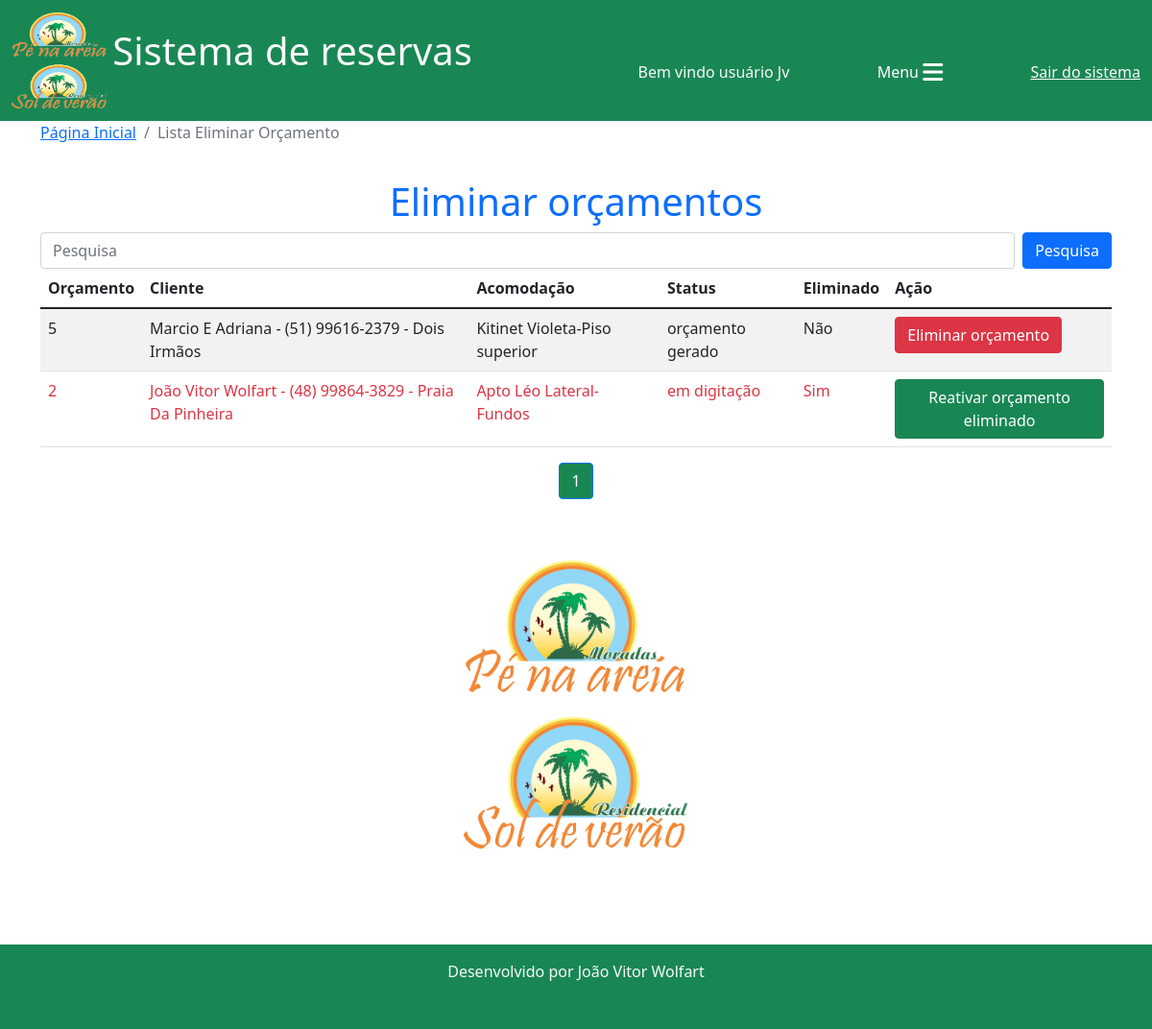
The app's page /reservas/lista_eliminar_orcamento/ (signed in), older data.
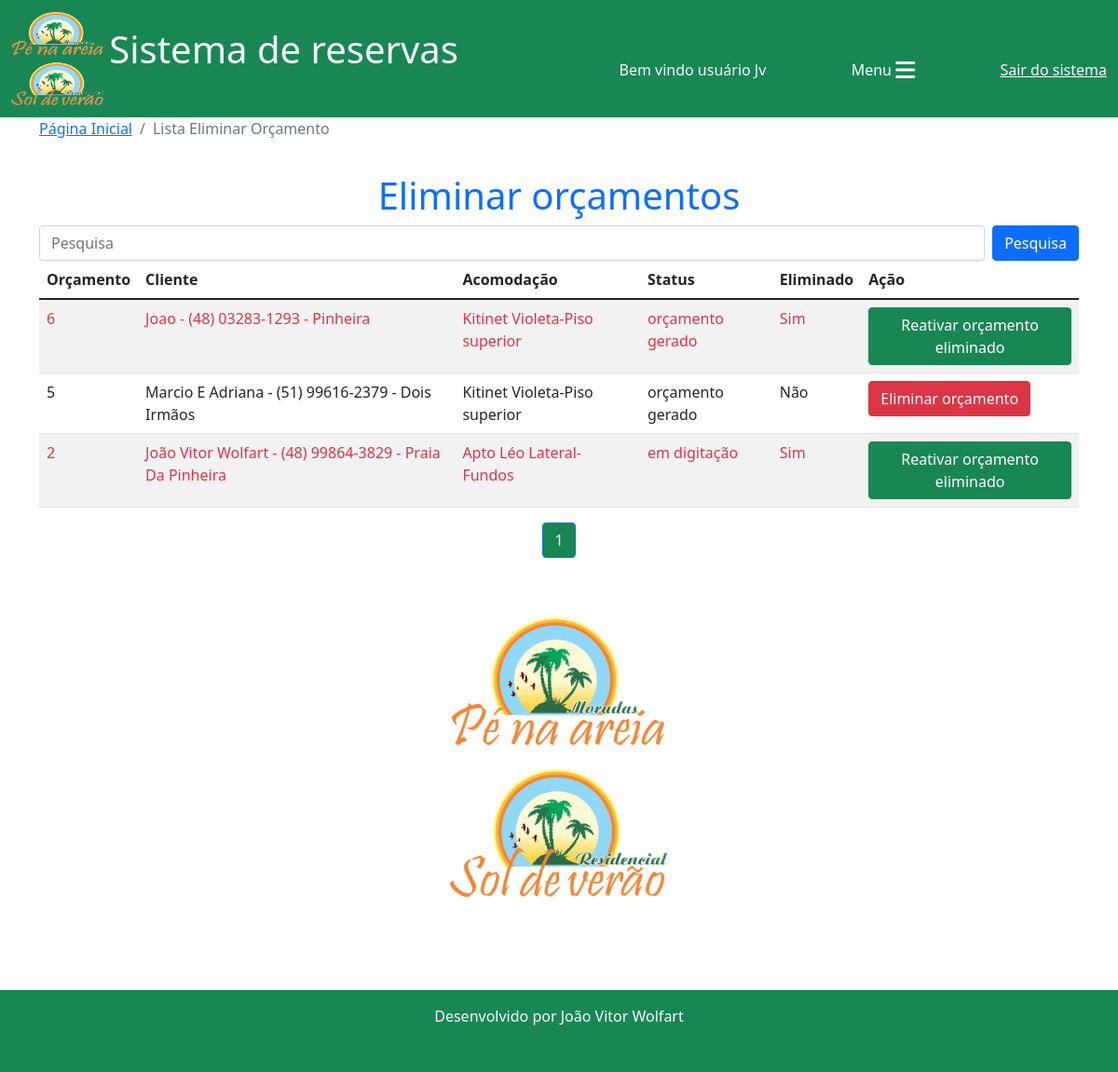
The same page, newer data.
### reservas/models.py (models this page shows, shortened)
class Orcamento(models.Model):
    cliente = models.ForeignKey(Cliente, on_delete=models.CASCADE)
    acomodacao = models.ForeignKey(Acomodacao, on_delete=models.CASCADE)
    data_entrada = models.DateField()
    dia_entrada = models.CharField(max_length=20)
    checkin = models.CharField(max_length=100)
    data_saida = models.DateField()
    dia_saida = models.CharField(max_length=20)
    checkout = models.CharField(max_length=100)
    data_orcamento = models.DateField(default=timezone.now)
    n_ocupantes = models.IntegerField(default=0)
    obs_n_ocupantes = models.CharField(max_length=150, blank=True, null=True)
    n_dias = models.IntegerField()
    valor_diaria = models.DecimalField(default=0, max_digits=7, decimal_places=2)
    taxa_limpeza = models.DecimalField(default=0, max_digits=6, decimal_places=2)
    descontos = models.DecimalField(default=0, max_digits=7, decimal_places=2)
    acrescimos = models.DecimalField(default=0, max_digits=7, decimal_places=2)
    valor_pacote = models.DecimalField(default=0, max_digits=7, decimal_places=2)
    dias_pacote = models.IntegerField(default=0)
    diaria_cheia = models.BooleanField(default=False)
    periodo = models.CharField(max_length=100)
    modificado = models.BooleanField(default=False)
    obs_modificacao = models.CharField(max_length=200, blank=True, null=True)
    eliminado = models.BooleanField(default=False)
    status = models.CharField(max_length=20, choices=(("em digitação", "em digitação"), ("digitação concluída", "digitação concluída"), ("orçamento gerado", "orçamento gerado"), ("contrato gerado", "contrato gerado"),))
    total_valor_reserva = models.DecimalField(default=0, max_digits=7, decimal_places=2)
    confirmado = models.BooleanField(default=False)
    valor_pago = models.DecimalField(default=0, max_digits=7, decimal_places=2)

class Cliente(models.Model):
    nome = models.CharField(max_length=30)
    telefone = models.CharField(max_length=20, blank=True, null=True)
    obs = models.CharField(max_length=100)
    dados_adicionais = models.BooleanField(default=False)
    def __str__(self):
        return f"{self.nome} - {self.telefone} - {self.obs}"

class Acomodacao(models.Model):
    nome = models.CharField(max_length=50)
    empreendimento = models.ForeignKey(Empreendimento, on_delete=models.DO_NOTHING)
    tipo = models.CharField(max_length=15)
    quartos = models.IntegerField(blank=True, null=True)
    valor_base = models.DecimalField(max_digits=10, decimal_places=2, blank=True, null=True)
    descricao = models.TextField()
    limite_ideal = models.IntegerField(blank=True, null=True)
    limite_adicional = models.IntegerField(blank=True, null=True)
    aceita_pet = models.BooleanField(default=False)
    def __str__(self):
        return f"{self.nome}"

### reservas/views.py (the view)
# urls.py: path('lista_eliminar_orcamento/', views.lista_eliminar_orcamento, name="lista_eliminar_orcamento"),
@login_required(login_url="login")
def lista_eliminar_orcamento(request):
    termo_cliente = request.GET.get("termo_cliente")
    if termo_cliente:
        termo_cliente = termo_cliente.strip()
        orcamentos = Orcamento.objects.all().filter(
            Q(cliente__nome__icontains=termo_cliente) | Q(cliente__telefone__icontains=termo_cliente) | Q(cliente__obs__icontains=termo_cliente) | Q(acomodacao__nome__icontains=termo_cliente),
        ).exclude(
            status="contrato gerado"
        ).order_by("-id")
    else:
        orcamentos = Orcamento.objects.all().exclude(
            status="contrato gerado"
        ).order_by("-id")
    if len(orcamentos) == 0:
        messages.add_message(request, messages.WARNING, f"Nenhum orçamento encontrado com o termo {termo_cliente}")
    paginator = Paginator(orcamentos, 10)
    page = request.GET.get('p')
    orcamentos = paginator.get_page(page)
    return render(request, "lista_eliminar_orcamento.html", {"orcamentos": orcamentos})

### reservas/templates/lista_eliminar_orcamento.html (shortened to what this page needs)
{% extends 'base.html'%}
{% load static %}
{% block 'conteudo'%}
<nav aria-label="breadcrumb">
  <ol class="breadcrumb">
    <li class="breadcrumb-item"><a href="{% url 'home'%}">Página Inicial</a></li>
    <li class="breadcrumb-item active" aria-current="page">Lista Eliminar Orçamento</li>
  </ol>
</nav>
<h1 style="padding-top: 20px;" class="text-center text-primary">Eliminar orçamentos</h1>
<div class="col-12">
    <form class="d-flex" action="">
        <input class="form-control me-2" type="search" placeholder="Pesquisa" aria-label="Search" name="termo_cliente">
        <button class="btn btn-primary" type="submit">Pesquisa</button>
    </form>
    <div class="col-12 table-responsive">
        <table class="table table-striped table-hover">
          <thead>
            <tr>
              <th scope="col">Orçamento</th>
              <th scope="col">Cliente</th>
              <th scope="col">Acomodação</th>
              <th scope="col">Status</th>
              <th scope="col">Eliminado</th>
              <th scope="col">Ação</th>
            </tr>
          </thead>
          <tbody>
            {% for o in orcamentos %}
            <tr>
                {% if not o.eliminado%}
                <td class="">{{o.id}}</td>
                <td class="">{{o.cliente}}</td>
                <td class="">{{o.acomodacao}}</td>
                <td>{{o.status}}</td>
                <td>Não</td>
                <td><a href="{% url 'eliminar_orcamento' o.id%}" class="btn btn-danger" title="Eliminar orçamento">Eliminar orçamento</a></td>
                {% else %}
                <td class="text-danger">{{o.id}}</td>
                <td class="text-danger">{{o.cliente}}</td>
                <td class="text-danger">{{o.acomodacao}}</td>
                <td class="text-danger">{{o.status}}</td>
                <td class="text-danger">Sim</td>
                <td><a href="{% url 'eliminar_orcamento' o.id%}" class="btn btn-success" title="Reativar orçamento">Reativar orçamento eliminado</a></td>
                {% endif %}
            </tr>
            {% endfor %}
          </tbody>
        </table>
</div>
</div>
<nav aria-label="Page navigation example">
    <ul class="pagination justify-content-center">
      {%for pagina in orcamentos.paginator.page_range%}
      {%if orcamentos.number == pagina%}
        <li class="page-item active"><a class="page-link bg-success" href="?p={{pagina}}&termo_cliente={{termo_cliente}}">{{pagina}}</a></li>
      {% elif orcamentos.number > pagina|add:'-3'  and orcamentos.number < pagina|add:'3'%}
        <li class="page-item"><a class="page-link" href="?p={{pagina}}&termo_cliente={{termo_cliente}}">{{pagina}}</a></li>
      {%endif%}
      {%endfor%}
    </ul>
  </nav>
<div class="row">
    <div style="height: 400px; text-align: center;">
      <img src="{% static 'img/logo1.png'%}" alt="" class="image-fluid mt-5" style="height: 300px; margin: 0 auto;">
    </div>
</div>
{% endblock %}

Row changes from the older to the newer data that the page shows:
added Orcamento: id "6", cliente "Joao - (48) 03283-1293 - Pinheira", acomodacao "Kitinet Violeta-Piso superior", status "orçamento gerado"
